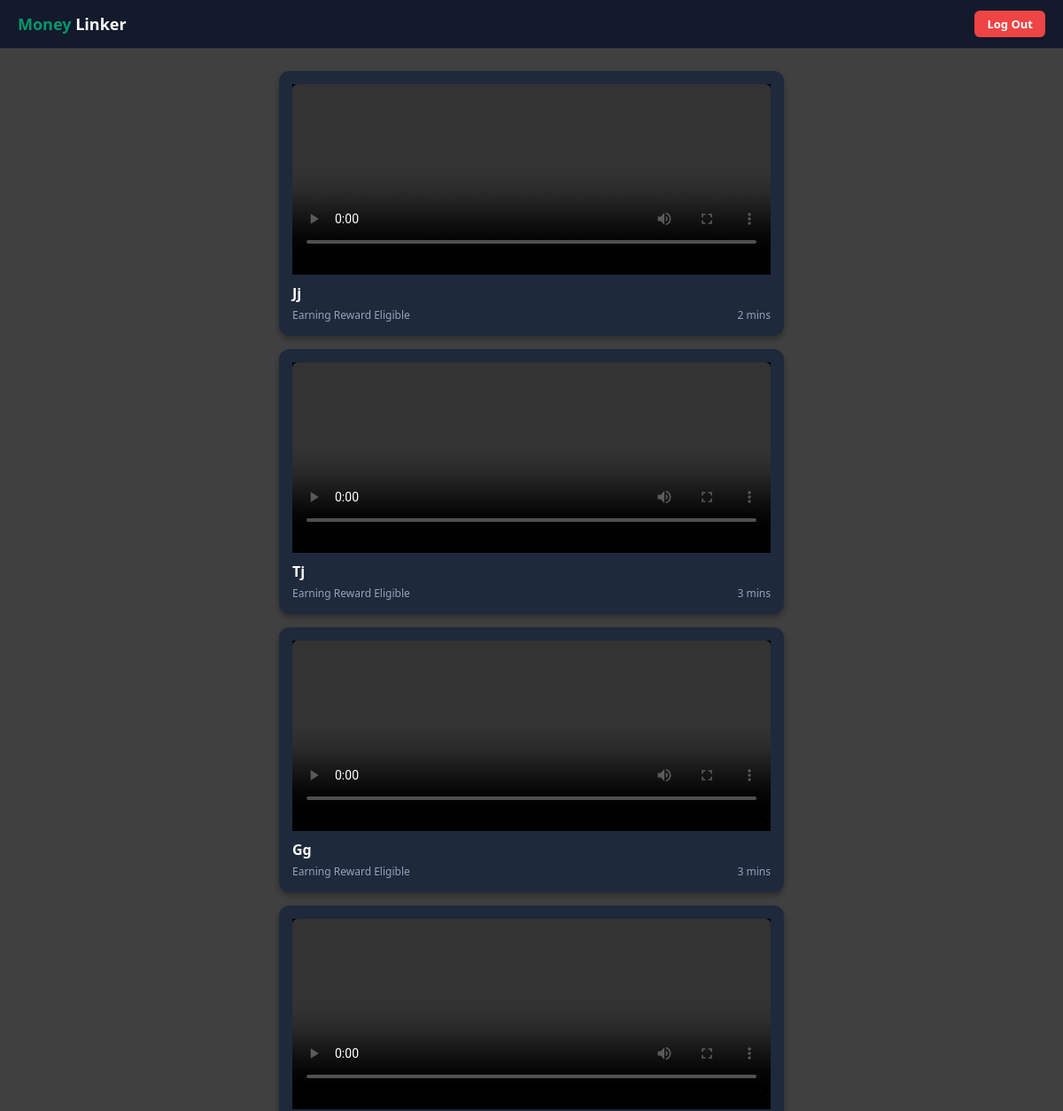
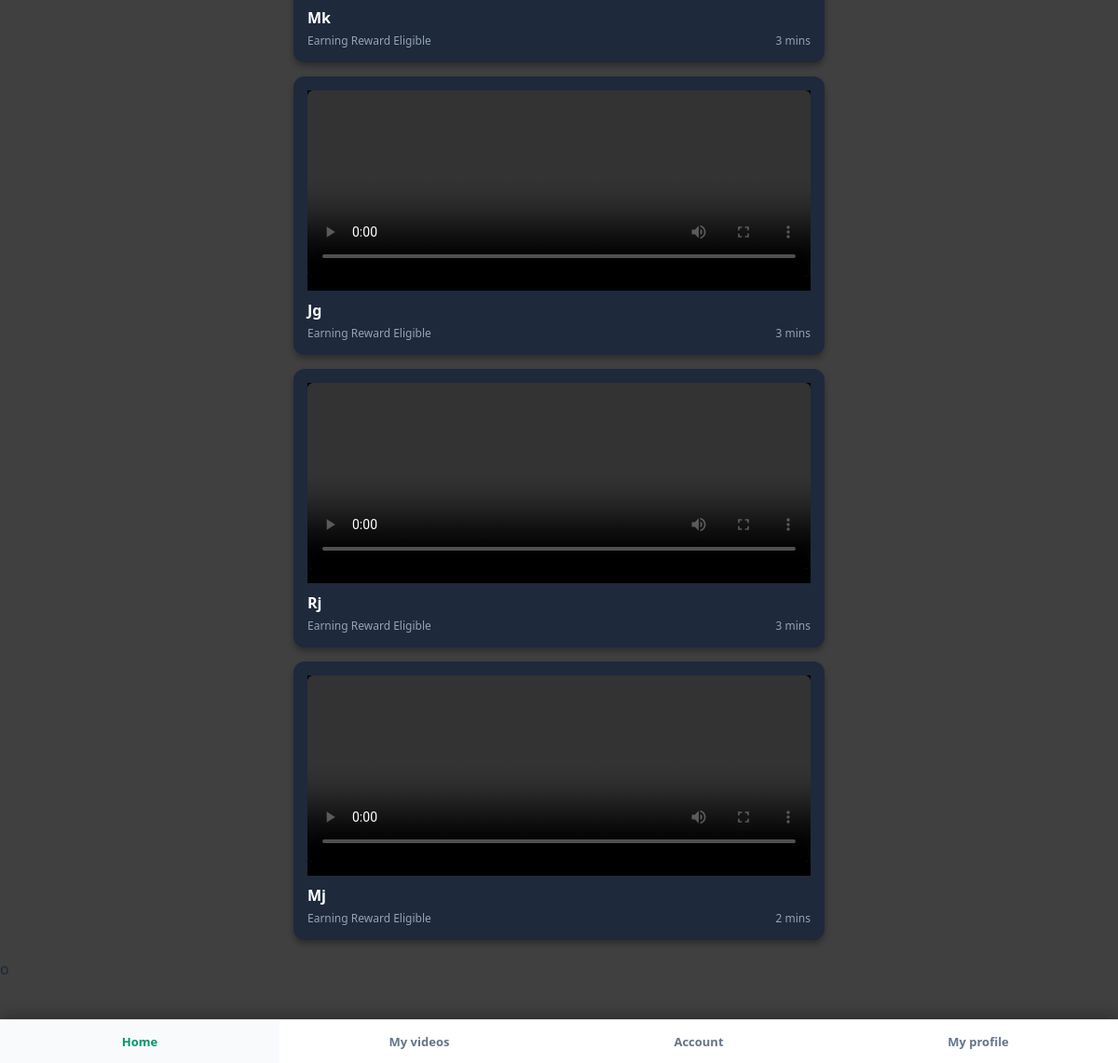
The page / (signed in) on the database as committed earlier (2 pictures, top to bottom).
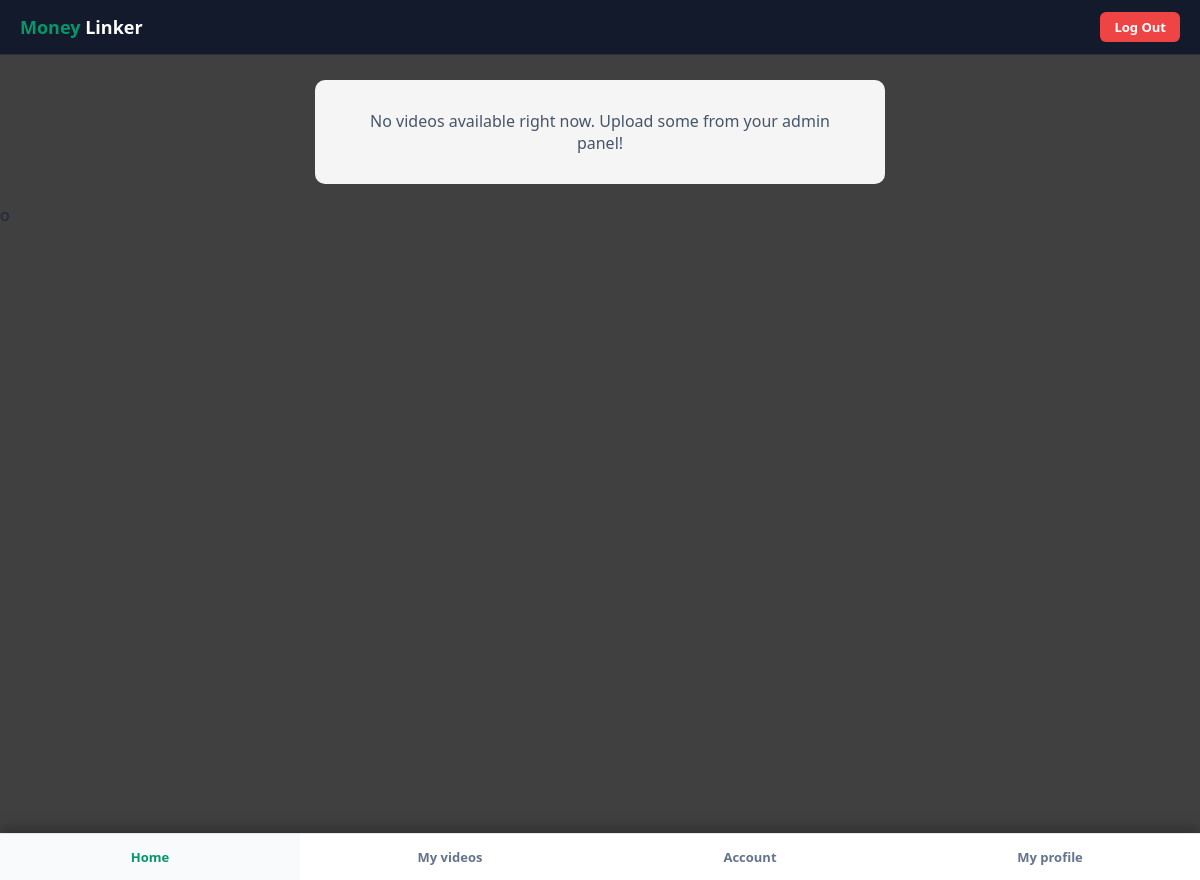
The same page on the database as committed later.
### tables this page shows
CREATE TABLE videos (
            id INTEGER PRIMARY KEY AUTOINCREMENT,
            title TEXT,
            video_type TEXT,
            video_source TEXT,
            duration TEXT
        );

### app.py (the view)
@app.route("/")
def home():
  if "user" not in session:
    return redirect(url_for("login"))
  conn = sqlite3.connect("database.db")
  cursor = conn.cursor()
  cursor.execute("SELECT * FROM users WHERE email = ?", (session["user"],))
  user = cursor.fetchone()
  cursor.execute("SELECT * FROM videos ORDER BY id DESC")
  videos = cursor.fetchall()
  conn.close()
  return render_template("index.html", user=user, videos=videos)

### templates/index.html (shortened to what this page needs)
<!DOCTYPE html>
<html lang="en">
<head>
</head>
<body>
<div class="top-bar">
    <h1><span>Money</span> Linker</h1>
    <a href="/logout" class="logout-top-btn">Log Out</a>
</div>
<div class="main-container">
    <div class="video-feed">
        {% for video in videos %}
        <div class="video-card">
            <div class="video-thumbnail" style="background: #000; height: auto;">
                {% if video[2] == 'link' %}
                    <div style="position:relative; padding-bottom:56.23%; height:0; overflow:hidden; margin-bottom: 10px;">
                        <iframe src="{{ video[3] }}" style="position:absolute; top:0; left:0; width:100%; height:100%;" frameborder="0" allowfullscreen></iframe>
                    </div>
                {% else %}
                    <video width="100%" height="200" controls style="border-radius: 6px; margin-bottom: 10px;">
                        <source src="{{ url_for('static', filename='uploads/' + video[3]) }}" type="video/mp4">
                    </video>
                {% endif %}
            </div>
            <div class="video-info">
                <h4>{{ video[1] }}</h4>
                <div class="video-meta">
                    <span>Earning Reward Eligible</span>
                    <span class="duration-badge">{{ video[4] }} mins</span>
                </div>
            </div>
        </div>
        {% else %}
        <div style="background: rgba(255, 255, 255, 0.95); padding: 30px; border-radius: 10px; text-align: center; color: #475569;">
            <p>No videos available right now. Upload some from your admin panel!</p>
        </div>
        {% endfor %}
    </div>
</div>
<div class="bottom-nav">
    <a href="/" class="nav-item active">Home</a>
    <a href="/my-videos" class="nav-item">My videos</a>
    <a href="/account" class="nav-item">Account</a>
    <a href="/profile" class="nav-item">My profile</a>
</div>
</body>
</html>

### templates/index.html (style rules this page uses)
* { box-sizing: border-box; margin: 0; padding: 0; font-family: 'Segoe UI', Tahoma, Geneva, Verdana, sans-serif; -webkit-text-size-adjust: 100%; }
body { background: linear-gradient(rgba(0, 0, 0, 0.75), rgba(0, 0, 0, 0.75)), url('https://images.unsplash.com/photo-1611974789855-9c2a0a7236a3?auto=format&fit=crop&q=80&w=1920') no-repeat center center fixed; background-size: cover; color: #1e293b; padding-bottom: 90px; overflow-x: hidden; min-height: 100vh; }
.top-bar { position: fixed; top: 0; left: 0; width: 100%; background: rgba(15, 23, 42, 0.9); backdrop-filter: blur(10px); padding: 12px 20px; display: flex; justify-content: space-between; align-items: center; z-index: 1000; border-bottom: 1px solid rgba(255, 255, 255, 0.1); }
.top-bar h1 { color: #ffffff; font-size: 18px; font-weight: bold; }
.top-bar h1 span { color: #059669; }
.logout-top-btn { background: #ef4444; color: white; padding: 6px 14px; border-radius: 6px; text-decoration: none; font-size: 13px; font-weight: bold; transition: background 0.2s; }
.main-container { max-width: 600px; margin: 80px auto 20px auto; padding: 0 15px; }
.video-feed { display: flex; flex-direction: column; gap: 15px; }
.bottom-nav { position: fixed; bottom: 0; left: 0; width: 100%; background: #ffffff; display: flex; justify-content: space-around; align-items: center; box-shadow: 0 -4px 15px rgba(0, 0, 0, 0.3); z-index: 1000; border-top: 1px solid #e2e8f0; }
.nav-item { flex: 1; text-align: center; padding: 14px 5px; color: #64748b; text-decoration: none; font-size: 13px; font-weight: 600; transition: color 0.2s, background 0.2s; }
.nav-item:hover, .nav-item.active { color: #059669; background: #f8fafc; }

Rows that differ between the two databases and show on the page:
removed videos: title "Jj", duration "2"
removed videos: title "Tj", duration "3"
removed videos: title "Gg", duration "3"
removed videos: title "Mk", duration "3"
removed videos: title "Jg", duration "3"
removed videos: title "Rj", duration "3"
removed videos: title "Mj", duration "2"
Other text that changed with them:
text now shown: "No videos available right now. Upload some from your admin panel!"
